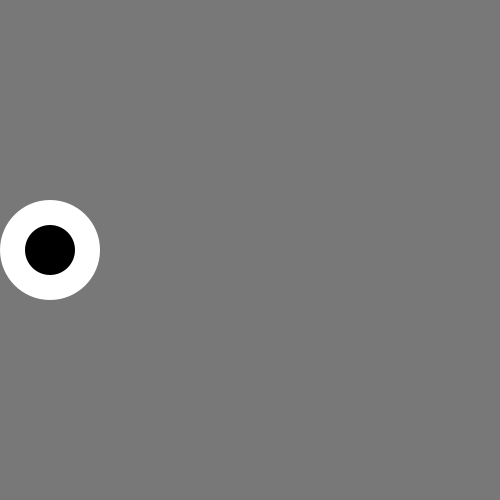
Frame 1 (no input)
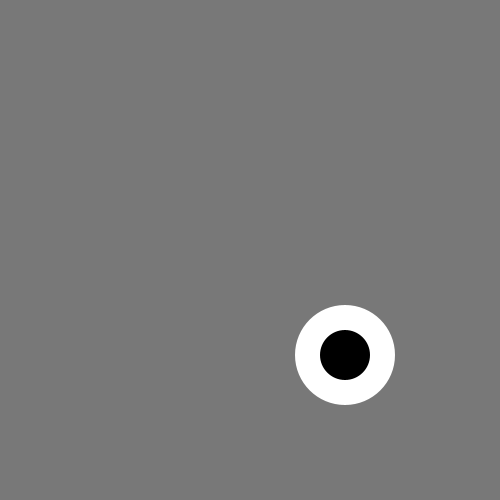
Frame 60 (the mouse pressed at the canvas centre just before this capture)
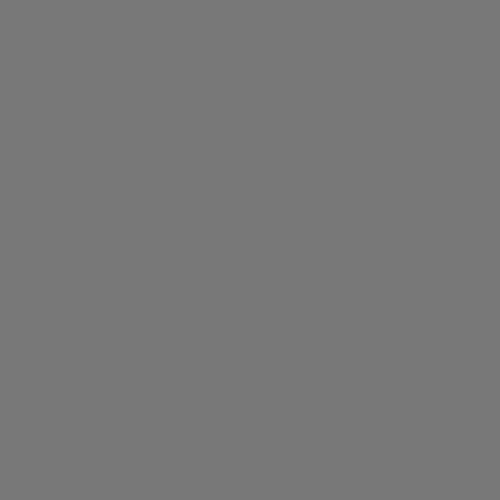
Frame 120 (the mouse held since frame 60 and released just before this capture)

The Processing sketch that drew these frames (run headless with seeded random() and noise(); from frame 60 on, the mouse is pressed at the canvas centre):

// Processing sketch: Functions_PokingEye
// ── Functions_PokingEye.pde
boolean isEyeOpen = true;
int eyeX = 50;
int eyeY = 250;
int eyeXSpeed = 5;
int eyeYSpeed = 5;
int eyeWidth = 100;

void setup() {
  size(500, 500);
}
void draw() {
  background(120);
  eyeControl();
  drawEye(isEyeOpen, eyeX, eyeY, eyeWidth, 50);
  
  eyeMovement();
}
void drawEye(boolean isOpen, int x, int y, int widthL, int widthS) {
  if (isOpen) {
    noStroke();
    fill(255);
    ellipse(x, y, widthL, widthL);
    fill(0);
    ellipse(x, y, widthS, widthS);
  }
}
void eyeControl() {
  println(dist(eyeX, eyeY, mouseX, mouseY));
  if (dist(eyeX, eyeY, mouseX, mouseY)<50) {
    isEyeOpen=false;
  }else if (mousePressed) {
    isEyeOpen= false;
  } else isEyeOpen = true;
}
void eyeMovement() {
  eyeX += eyeXSpeed;
  eyeY += eyeYSpeed;
  if (eyeX>= width -50|| eyeX <= 50) {
    eyeXSpeed *= -1;
  }
  if (eyeY>= height-50|| eyeY <= 50) {
    eyeYSpeed *= -1;
  }
}
